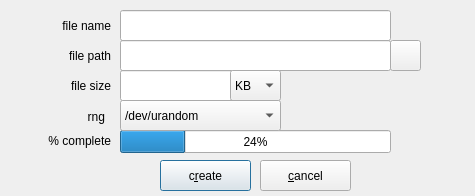
<?xml version="1.0" encoding="UTF-8"?>
<ui version="4.0">
 <class>createfile</class>
 <widget class="QWidget" name="createfile">
  <property name="geometry">
   <rect>
    <x>0</x>
    <y>0</y>
    <width>475</width>
    <height>196</height>
   </rect>
  </property>
  <property name="windowTitle">
   <string>create a container file</string>
  </property>
  <widget class="QLineEdit" name="lineEditFileName">
   <property name="geometry">
    <rect>
     <x>120</x>
     <y>10</y>
     <width>271</width>
     <height>31</height>
    </rect>
   </property>
  </widget>
  <widget class="QLabel" name="label">
   <property name="geometry">
    <rect>
     <x>0</x>
     <y>10</y>
     <width>111</width>
     <height>31</height>
    </rect>
   </property>
   <property name="text">
    <string>file name</string>
   </property>
   <property name="alignment">
    <set>Qt::AlignRight|Qt::AlignTrailing|Qt::AlignVCenter</set>
   </property>
  </widget>
  <widget class="QLineEdit" name="lineEditFilePath">
   <property name="geometry">
    <rect>
     <x>120</x>
     <y>40</y>
     <width>271</width>
     <height>31</height>
    </rect>
   </property>
  </widget>
  <widget class="QLabel" name="label_2">
   <property name="geometry">
    <rect>
     <x>0</x>
     <y>40</y>
     <width>111</width>
     <height>31</height>
    </rect>
   </property>
   <property name="text">
    <string>file path</string>
   </property>
   <property name="alignment">
    <set>Qt::AlignRight|Qt::AlignTrailing|Qt::AlignVCenter</set>
   </property>
  </widget>
  <widget class="QLabel" name="label_3">
   <property name="geometry">
    <rect>
     <x>0</x>
     <y>70</y>
     <width>111</width>
     <height>31</height>
    </rect>
   </property>
   <property name="text">
    <string>file size</string>
   </property>
   <property name="alignment">
    <set>Qt::AlignRight|Qt::AlignTrailing|Qt::AlignVCenter</set>
   </property>
  </widget>
  <widget class="QLineEdit" name="lineEditFileSize">
   <property name="geometry">
    <rect>
     <x>120</x>
     <y>70</y>
     <width>113</width>
     <height>31</height>
    </rect>
   </property>
  </widget>
  <widget class="QProgressBar" name="progressBar">
   <property name="geometry">
    <rect>
     <x>120</x>
     <y>130</y>
     <width>271</width>
     <height>23</height>
    </rect>
   </property>
   <property name="value">
    <number>24</number>
   </property>
  </widget>
  <widget class="QPushButton" name="pbOpenFolder">
   <property name="geometry">
    <rect>
     <x>390</x>
     <y>40</y>
     <width>31</width>
     <height>31</height>
    </rect>
   </property>
   <property name="toolTip">
    <string>open a folder dialog box</string>
   </property>
   <property name="text">
    <string/>
   </property>
  </widget>
  <widget class="QPushButton" name="pbCancel">
   <property name="geometry">
    <rect>
     <x>260</x>
     <y>160</y>
     <width>91</width>
     <height>31</height>
    </rect>
   </property>
   <property name="text">
    <string>&amp;cancel</string>
   </property>
   <property name="autoDefault">
    <bool>false</bool>
   </property>
   <property name="default">
    <bool>false</bool>
   </property>
  </widget>
  <widget class="QLabel" name="label_4">
   <property name="geometry">
    <rect>
     <x>10</x>
     <y>130</y>
     <width>101</width>
     <height>21</height>
    </rect>
   </property>
   <property name="text">
    <string>% complete</string>
   </property>
   <property name="alignment">
    <set>Qt::AlignRight|Qt::AlignTrailing|Qt::AlignVCenter</set>
   </property>
  </widget>
  <widget class="QPushButton" name="pbCreate">
   <property name="geometry">
    <rect>
     <x>160</x>
     <y>160</y>
     <width>91</width>
     <height>31</height>
    </rect>
   </property>
   <property name="text">
    <string>c&amp;reate</string>
   </property>
   <property name="autoDefault">
    <bool>false</bool>
   </property>
   <property name="default">
    <bool>true</bool>
   </property>
  </widget>
  <widget class="QComboBox" name="comboBox">
   <property name="geometry">
    <rect>
     <x>230</x>
     <y>70</y>
     <width>51</width>
     <height>31</height>
    </rect>
   </property>
   <property name="frame">
    <bool>true</bool>
   </property>
   <item>
    <property name="text">
     <string>KB</string>
    </property>
   </item>
   <item>
    <property name="text">
     <string>MB</string>
    </property>
   </item>
   <item>
    <property name="text">
     <string>GB</string>
    </property>
   </item>
  </widget>
  <widget class="QComboBox" name="comboBoxRNG">
   <property name="geometry">
    <rect>
     <x>120</x>
     <y>100</y>
     <width>161</width>
     <height>31</height>
    </rect>
   </property>
   <item>
    <property name="text">
     <string>/dev/urandom</string>
    </property>
   </item>
   <item>
    <property name="text">
     <string>/dev/zero</string>
    </property>
   </item>
   <item>
    <property name="text">
     <string>/dev/random</string>
    </property>
   </item>
  </widget>
  <widget class="QLabel" name="label_5">
   <property name="geometry">
    <rect>
     <x>50</x>
     <y>110</y>
     <width>55</width>
     <height>14</height>
    </rect>
   </property>
   <property name="text">
    <string>rng</string>
   </property>
   <property name="alignment">
    <set>Qt::AlignRight|Qt::AlignTrailing|Qt::AlignVCenter</set>
   </property>
  </widget>
 </widget>
 <resources/>
 <connections/>
</ui>
